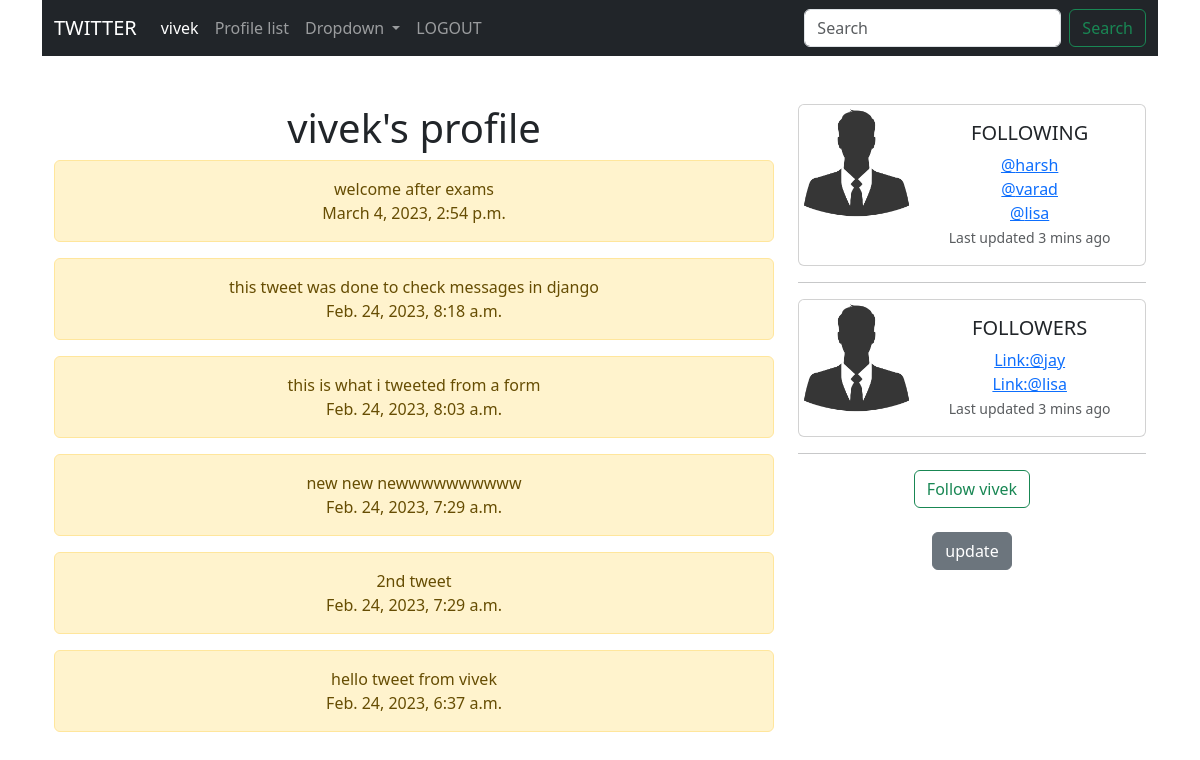
Screenshot of /profile/1 (signed in) with the database file from the repository.
### tweet/models.py (models this page shows, shortened)
class Profile(models.Model):
    user=models.OneToOneField(User,on_delete=models.CASCADE)
    follows=models.ManyToManyField('self',related_name='followed_by',symmetrical=False,blank=True)

class Tweet(models.Model):
    user=models.ForeignKey(User,on_delete=models.CASCADE)
    body=models.CharField(max_length=300,null=False,blank=False)
    created=models.DateTimeField(auto_now_add=True)

### tweet/views.py (the view, shortened to what this page needs)
# urls.py: path('profile/<int:pk>',profile,name='profile'),
def profile(request,pk):
    prof=Profile.objects.get(id=pk)
    tweet=Tweet.objects.filter(user_id=pk).order_by('-created')
    context={'prof':prof,'tweet':tweet}
    if  request.user.is_authenticated:
        return render(request,'profile.html',context)
    else:
        messages.warning(request,('You must be logged in to view this page'))
        return redirect('home')

### tweet/templates/profile.html (shortened to what this page needs)
{% extends 'base.html'%}
{% load static%}
{% block content %}
      <div class="container text-center">
        <div class="row">
            <div class="col-8">
            <h1>{{prof.user.username}}'s profile</h1>
            {% for t in tweet %}
            <div class="alert alert-warning" role="alert">
                   {{t.body}}<br>{{t.created|date:'DATETIME_FORMAT'}}
             </div>
            {% endfor %}
            </div>
            <div class="col -4">
                    <div class="card mb-3" style="max-width: 540px;">
                        <div class="row g-0">
                        <div class="col-md-4">
                            <img src="{% static 'images/default.jpg' %}" class="img-fluid rounded-start" alt="...">
                        </div>
                        <div class="col-md-8">
                            <div class="card-body">
                                <h5 class="card-title">FOLLOWING</h5>
                                {% for  following in prof.follows.all %}
                            <a href="{% url 'profile' following.user.id %}"><p class="card-text"> @{{following.user.username|lower}}</p></a>
                            {% endfor %}
                            <p class="card-text"><small class="text-muted">Last updated 3 mins ago</small></p>
                            </div>
                        </div>
                        </div>
                    </div>
                    <hr>
                <div class="card mb-3" style="max-width: 540px;">
                    <div class="row g-0">
                    <div class="col-md-4">
                        <img src="{% static 'images/default.jpg' %}" class="img-fluid rounded-start" alt="...">
                    </div>
                    <div class="col-md-8">
                        <div class="card-body">
                        <h5 class="card-title">FOLLOWERS</h5>
                        {% for  followers in prof.followed_by.all %}
                        <a href="{% url 'profile' followers.user.id %}"><p class="card-text"> Link:@{{followers.user.username|lower}}</p></a>
                        {% endfor %}
                        <p class="card-text"><small class="text-muted">Last updated 3 mins ago</small></p>
                        </div>
                    </div>
                    </div>
                </div>
                <hr>
            <form method="post">
                    {% if prof in user.profile.follows.all %}
                    <button type="submit" name="follow" value="unfollow" class="btn btn-outline-danger">Unfollow {{prof.user.username}}</button>
                    {% else %}
                    <button type="submit" name="follow" value="follow" class="btn btn-outline-success">Follow {{prof.user.username}}</button>
                    {% endif %}
                </form>
<br>
                {% if request.user.id == prof.user.id %}
                <a href="{% url 'update_user' prof.user.id %}" class="btn btn-secondary">update</a>
                {% endif%}
        </div>
        </div>
      </div>
{% endblock %}

### tweet/templates/base.html (shortened to what this page needs)
<!DOCTYPE html>
<html lang="en">
<head>
    <link href="https://cdn.jsdelivr.net/npm/bootstrap@5.3.0-alpha1/dist/css/bootstrap.min.css" rel="stylesheet">
</head>
<body>
<div class="container">
    <nav class="navbar navbar-expand-lg navbar-dark bg-dark">
        <div class="container-fluid">
          <a class="navbar-brand" href="{% url 'home' %}">TWITTER</a>
          <div class="collapse navbar-collapse" id="navbarSupportedContent">
            <ul class="navbar-nav me-auto mb-2 mb-lg-0">
              {% if user.is_authenticated %}
              <li class="nav-item">
                <a class="nav-link active" aria-current="page" href="{% url 'profile' request.user.id %}">{{request.user.username}}</a>
              </li>
              {% else %}
              <li class="nav-item">
                <a class="nav-link active" aria-current="page" href="{% url 'login' %}">Login</a>
              </li>
              {% endif %}
              <li class="nav-item">
                <a class="nav-link" href="{% url 'profiles' %}">Profile list</a>
              </li>
              <li class="nav-item dropdown">
                <a class="nav-link dropdown-toggle" href="#" role="button" data-bs-toggle="dropdown" aria-expanded="false">
                  Dropdown
                </a>
              </li>
              {% if user.is_authenticated %}
              <li class="nav-item">
                <a  href="{% url 'logout' %}" class="nav-link ">LOGOUT</a>
              </li>
              {% else %}
              <li class="nav-item">
                <a  href="{% url 'register' %}" class="nav-link ">Register</a>
              </li>
              {% endif %}
            </ul>
            <form class="d-flex" role="search">
              <input class="form-control me-2" type="search" placeholder="Search" aria-label="Search">
              <button class="btn btn-outline-success" type="submit">Search</button>
            </form>
          </div>
        </div>
      </nav>
      <br><br>
    {% block content %}
    {% endblock %}
</div>
</body>
</html>

### rows the page displays
Profile: user.username "vivek"
Tweet: body "welcome after exams", created "March 4, 2023, 2:54 p.m."
Tweet: body "this tweet was done to check messages in django", created "Feb. 24, 2023, 8:18 a.m."
Tweet: body "this is what i tweeted from a form", created "Feb. 24, 2023, 8:03 a.m."
Tweet: body "new new newwwwwwwwww", created "Feb. 24, 2023, 7:29 a.m."
Tweet: body "2nd tweet", created "Feb. 24, 2023, 7:29 a.m."
Tweet: body "hello tweet from vivek", created "Feb. 24, 2023, 6:37 a.m."
Profile: user.username "harsh"
Profile: user.username "varad"
Profile: user.username "lisa"
Profile: user.username "jay"

### other values shown
{{ request.user.username }} "vivek"
